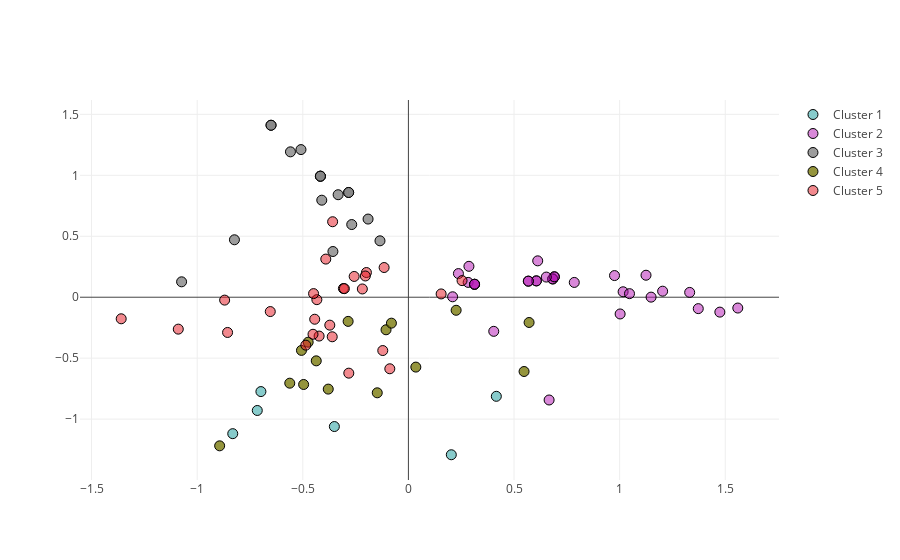

The notebook cell saved with this chart:
### Code cell
import plotly
plotly.offline.init_notebook_mode(connected=True)

trace0 = plotly.graph_objs.Scatter(x = patient_clusters[patient_clusters.cluster == 0]["x"],
                    y = patient_clusters[patient_clusters.cluster == 0]["y"],
                    name = "Cluster 1",
                    mode = "markers",
                    marker = dict(size = 10,
                                 color = "rgba(15, 152, 152, 0.5)",
                                 line = dict(width = 1, color = "rgb(0,0,0)")))
trace1 = plotly.graph_objs.Scatter(x = patient_clusters[patient_clusters.cluster == 1]["x"],
                    y = patient_clusters[patient_clusters.cluster == 1]["y"],
                    name = "Cluster 2",
                    mode = "markers",
                    marker = dict(size = 10,
                                 color = "rgba(180, 18, 180, 0.5)",
                                 line = dict(width = 1, color = "rgb(0,0,0)")))
trace2 = plotly.graph_objs.Scatter(x = patient_clusters[patient_clusters.cluster == 2]["x"],
                    y = patient_clusters[patient_clusters.cluster == 2]["y"],
                    name = "Cluster 3",
                    mode = "markers",
                    marker = dict(size = 10,
                                 color = "rgba(132, 132, 132, 0.8)",
                                 line = dict(width = 1, color = "rgb(0,0,0)")))
trace3 = plotly.graph_objs.Scatter(x = patient_clusters[patient_clusters.cluster == 3]["x"],
                    y = patient_clusters[patient_clusters.cluster == 3]["y"],
                    name = "Cluster 4",
                    mode = "markers",
                    marker = dict(size = 10,
                                 color = "rgba(122, 122, 12, 0.8)",
                                 line = dict(width = 1, color = "rgb(0,0,0)")))
trace4 = plotly.graph_objs.Scatter(x = patient_clusters[patient_clusters.cluster == 4]["x"],
                    y = patient_clusters[patient_clusters.cluster == 4]["y"],
                    name = "Cluster 5",
                    mode = "markers",
                    marker = dict(size = 10,
                                 color = "rgba(230, 20, 30, 0.5)",
                                 line = dict(width = 1, color = "rgb(0,0,0)")))

data = [trace0, trace1, trace2, trace3, trace4]
plotly.offline.iplot(data)

### Figure 1 — Plotly figure (JSON) as saved in the notebook; plotly's stock layout.template omitted (floating-point values rounded to 4 significant figures)
{"data": [{"marker": {"color": "rgba(15, 152, 152, 0.5)", "line": {"color": "rgb(0,0,0)", "width": 1}, "size": 10}, "mode": "markers", "name": "Cluster 1", "type": "scatter", "x": [-0.3506, -0.7155, 0.2031, -0.6983, 0.4162, -0.8316], "y": [-1.061, -0.9291, -1.292, -0.7741, -0.813, -1.119]}, {"marker": {"color": "rgba(180, 18, 180, 0.5)", "line": {"color": "rgb(0,0,0)", "width": 1}, "size": 10}, "mode": "markers", "name": "Cluster 2", "type": "scatter", "x": [0.9757, 0.683, 1.016, 1.203, 0.6908, 1.372, 0.2092, 0.2828, 0.404, 0.2864, 1.149, 1.559, 1.474, 0.3131, 1.125, 1.002, 0.683, 0.6058, 0.3131, 0.6058, 1.331, 0.5677, 0.2367, 1.047, 0.7852, 0.5677, 0.6908, 0.3131, 0.6121, 0.6527, 0.6661], "y": [0.1777, 0.1499, 0.04461, 0.04945, 0.1675, -0.09363, 0.003511, 0.1216, -0.2799, 0.2535, 0.0006328, -0.08878, -0.1222, 0.1062, 0.1804, -0.1373, 0.1499, 0.134, 0.1062, 0.134, 0.0395, 0.1318, 0.1939, 0.02923, 0.1213, 0.1318, 0.1675, 0.1062, 0.2984, 0.1653, -0.8431]}, {"marker": {"color": "rgba(132, 132, 132, 0.8)", "line": {"color": "rgb(0,0,0)", "width": 1}, "size": 10}, "mode": "markers", "name": "Cluster 3", "type": "scatter", "x": [-0.4167, -0.6504, -0.5584, -0.4167, -0.6504, -1.074, -0.4167, -0.2829, -0.2684, -0.3574, -0.1346, -0.191, -0.5086, -0.8236, -0.2829, -0.4101, -0.3328], "y": [0.9929, 1.411, 1.193, 0.9929, 1.411, 0.1265, 0.9929, 0.8593, 0.5962, 0.375, 0.4626, 0.6412, 1.211, 0.4712, 0.8593, 0.7959, 0.8409]}, {"marker": {"color": "rgba(122, 122, 12, 0.8)", "line": {"color": "rgb(0,0,0)", "width": 1}, "size": 10}, "mode": "markers", "name": "Cluster 4", "type": "scatter", "x": [0.5474, -0.3795, -0.5063, -0.496, -0.2854, -0.4363, 0.2259, -0.8936, 0.03509, -0.106, -0.08046, -0.1476, 0.5713, -0.5617, -0.4746], "y": [-0.6094, -0.7538, -0.4362, -0.7159, -0.1982, -0.522, -0.1072, -1.219, -0.5732, -0.2672, -0.2128, -0.7842, -0.2073, -0.7052, -0.369]}, {"marker": {"color": "rgba(230, 20, 30, 0.5)", "line": {"color": "rgb(0,0,0)", "width": 1}, "size": 10}, "mode": "markers", "name": "Cluster 5", "type": "scatter", "x": [-0.3078, -0.0881, -0.2822, 0.1549, -0.4334, -0.3722, -0.3607, -0.3032, -0.449, -0.3588, -0.4228, -0.4517, -0.8561, -0.654, -0.3912, -0.1988, 0.2539, -0.1151, -0.2039, -0.2568, -1.089, -1.36, -0.4436, -0.87, -0.2181, -0.1214, -0.4857], "y": [0.07164, -0.587, -0.623, 0.02699, -0.02003, -0.2291, -0.3245, 0.0703, 0.02963, 0.6192, -0.3186, -0.304, -0.2891, -0.1177, 0.3128, 0.2026, 0.1362, 0.2436, 0.1743, 0.1705, -0.2618, -0.177, -0.1806, -0.02369, 0.06773, -0.4375, -0.3934]}], "layout": {}}
